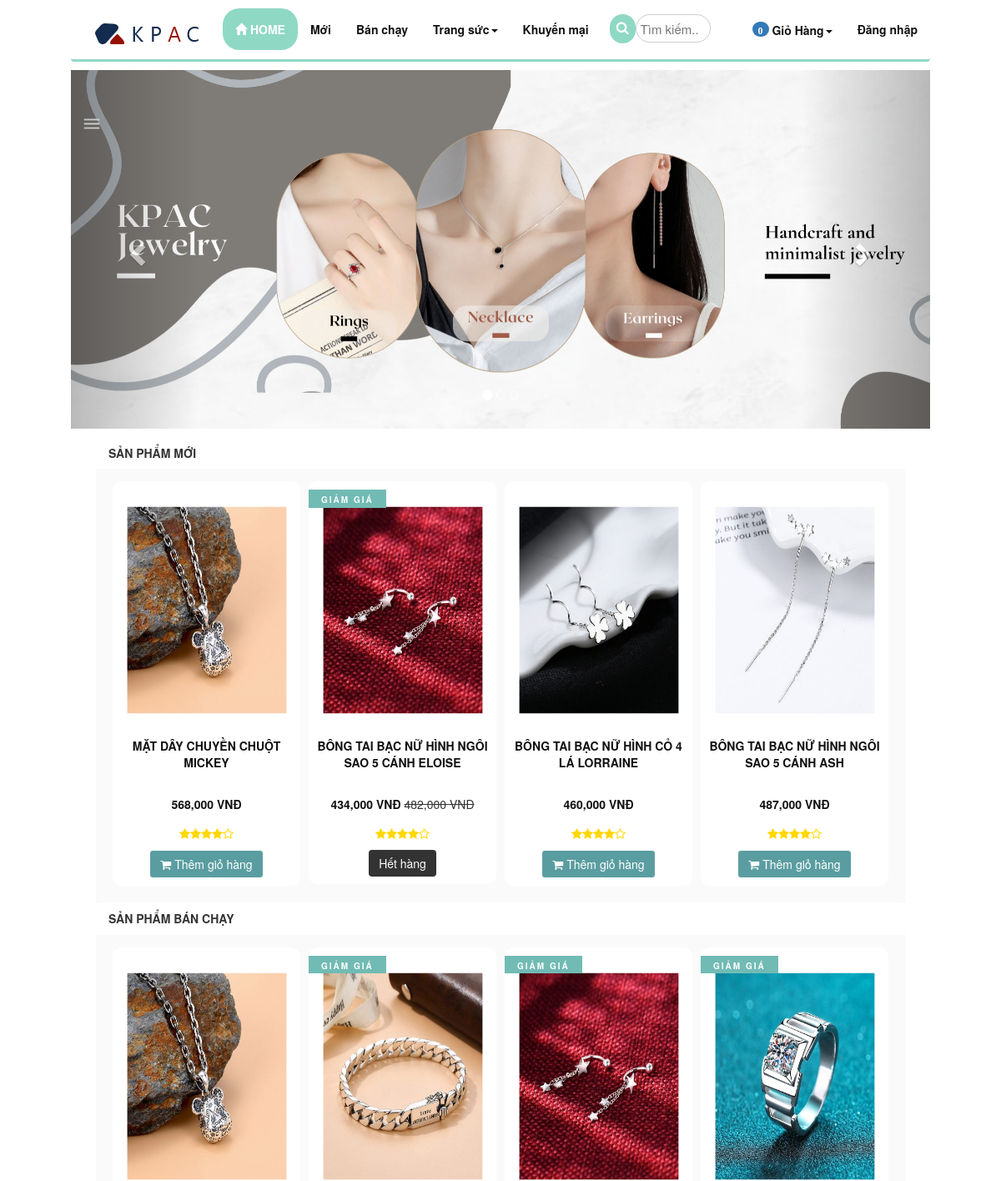
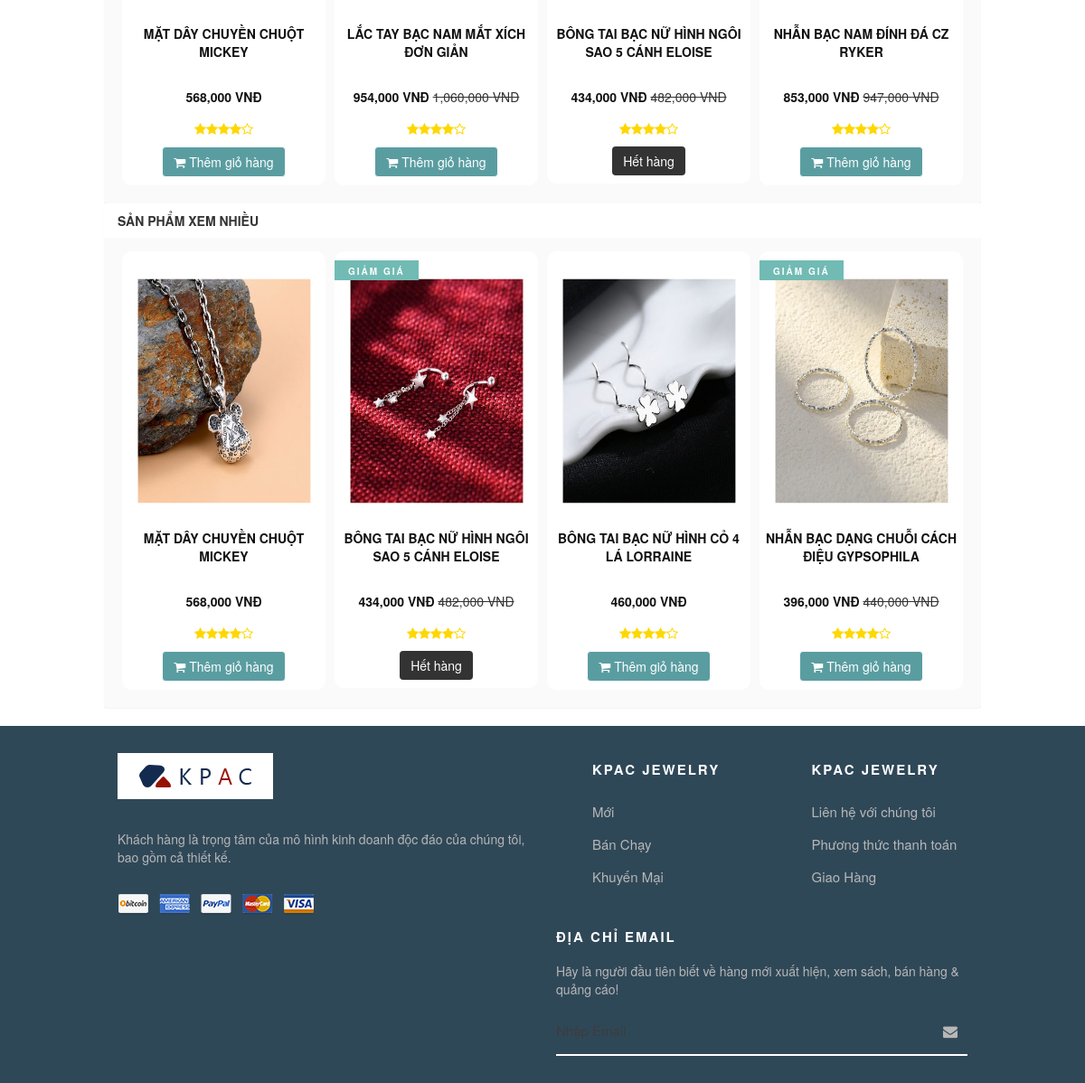
The page / on the database its author committed (2 pictures, top to bottom).
### tables this page shows
CREATE TABLE `slider` (
  `id` int(11) NOT NULL,
  `name` varchar(255) NOT NULL,
  `image_link` varchar(255) NOT NULL,
  `link` varchar(255) NOT NULL,
  `sort_order` int(11) NOT NULL,
  `created` datetime NOT NULL
);

CREATE TABLE `product` (
  `id` int(255) NOT NULL,
  `catalog_id` int(11) NOT NULL,
  `name` varchar(255) NOT NULL,
  `content` text NOT NULL,
  `price` decimal(15,2) NOT NULL DEFAULT 0.00,
  `discount` int(11) DEFAULT 0,
  `image_link` varchar(100) NOT NULL,
  `image_list` text NOT NULL,
  `view` int(11) NOT NULL DEFAULT 0,
  `buyed` int(255) NOT NULL,
  `rate_total` int(255) NOT NULL DEFAULT 4,
  `rate_count` int(255) NOT NULL DEFAULT 1,
  `created` int(11) NOT NULL
);

### application/controllers/Home.php (called while the page is built, shortened)
<?php
class Home extends MY_Controller {
	public function index()
	{
                $this->load->model('size_model');
		$this->load->model('slider_model');
                $this->load->model('sizedetail_model');
		$input = array();
		$input['order'] = array('sort_order', 'DESC');
		$slider = $this->slider_model->get_list($input);
		$this->data['slider']=$slider;
		$this->load->model('product_model');
		$input = array();
		$input['order'] = array('id', 'DESC');
		$input['limit'] = array('4','0');
		$new_product = $this->product_model->get_list($input);
		$this->data['new_product']=$new_product;
		$input['order'] = array('buyed', 'DESC');
		$input['limit'] = array('4','0');
		$hot_product = $this->product_model->get_list($input);
		$this->data['hot_product']=$hot_product;
		$input['order'] = array('view', 'DESC');
		$input['limit'] = array('4','0');
		$view_product = $this->product_model->get_list($input);
		$this->data['view_product']=$view_product;
		$this->data['temp']='site/home/index.php';
		$this->load->view('site/layout',$this->data);
	}
}

### index.php (called while the page is built, shortened)
<?php
require_once BASEPATH.'core/CodeIgniter.php';

### application/core/MY_Model.php (called while the page is built, shortened)
<?php if ( ! defined('BASEPATH')) exit('No direct script access allowed');
class MY_Model extends CI_Model {
    var $table = '';
    var $key = 'id';
    var $order = '';
    function query2($sql){
        $rows = $this->db->query($sql);
        return $rows->row();
    }
    function get_list($input = array())
    {
        $query = $this->db->get($this->table);
        return $query->result();
    }
    protected function get_list_set_input($input = array())
    {
        if ((isset($input['where'])) && $input['where'])
        {
            $this->db->where($input['where']);
        }
        if (isset($input['order'][0]) && isset($input['order'][1]))
        {
            $this->db->order_by($input['order'][0], $input['order'][1]);
        }
        else
        {
            $order = ($this->order == '') ? array($this->table.'.'.$this->key, 'desc') : $this->order;
            $this->db->order_by($order[0], $order[1]);
        }
        if (isset($input['limit'][0]) && isset($input['limit'][1]))
        {
            $this->db->limit($input['limit'][0], $input['limit'][1]);
        }
    }
}
?>

### application/helpers/common_helper.php (called while the page is built, shortened)
<?php
	function covert_vi_to_en($str)
	{
	    $unicode = array(
			'a'=>'á|à|ả|ã|ạ|ă|ắ|ặ|ằ|ẳ|ẵ|â|ấ|ầ|ẩ|ẫ|ậ',
			'd'=>'đ',
			'e'=>'é|è|ẻ|ẽ|ẹ|ê|ế|ề|ể|ễ|ệ',
			'i'=>'í|ì|ỉ|ĩ|ị',
			'o'=>'ó|ò|ỏ|õ|ọ|ô|ố|ồ|ổ|ỗ|ộ|ơ|ớ|ờ|ở|ỡ|ợ',
			'u'=>'ú|ù|ủ|ũ|ụ|ư|ứ|ừ|ử|ữ|ự',
			'y'=>'ý|ỳ|ỷ|ỹ|ỵ',
			'A'=>'Á|À|Ả|Ã|Ạ|Ă|Ắ|Ặ|Ằ|Ẳ|Ẵ|Â|Ấ|Ầ|Ẩ|Ẫ|Ậ',
			'D'=>'Đ',
			'E'=>'É|È|Ẻ|Ẽ|Ẹ|Ê|Ế|Ề|Ể|Ễ|Ệ',
			'I'=>'Í|Ì|Ỉ|Ĩ|Ị',
			'O'=>'Ó|Ò|Ỏ|Õ|Ọ|Ô|Ố|Ồ|Ổ|Ỗ|Ộ|Ơ|Ớ|Ờ|Ở|Ỡ|Ợ',
			'U'=>'Ú|Ù|Ủ|Ũ|Ụ|Ư|Ứ|Ừ|Ử|Ữ|Ự',
			'Y'=>'Ý|Ỳ|Ỷ|Ỹ|Ỵ',
			);
		foreach($unicode as $nonUnicode=>$uni) $str = preg_replace("/($uni)/i",$nonUnicode,$str);
		$str = trim($str);
		$str = str_replace(' ', '-', $str);
		$str = str_replace(',', '', $str);
		return $str;
	}
?>

### application/views/site/home/index.php (the view, shortened to what this page needs)
<div class="row" style="margin-top: 10px">
    <div class="panel panel-info">
        <div class="panel-heading">
            <h3 class="panel-title text-left"><a href="<?php echo base_url('product/news'); ?>" class='product_title'>Sản phẩm mới </a></h3>
        </div>
        <div class="panel-body">
            <div class="col-xs-12 col-sm-12 col-md-12 col-lg-12 clearpadding">
                    <?php
                    foreach ($new_product as $value) {
                        $name = covert_vi_to_en($value->name);
                        $name = strtolower($name);
                        ?>
                        <div class="col-xs-12 col-sm-6 col-md-3 col-lg-3 re-padding">
                            <div class="product_item">
                                <div class="product-image">
                                    <a href="<?php echo base_url($name . '-p' . $value->id); ?>"><img src="<?php echo base_url(); ?>upload/product/<?php echo $value->image_link; ?>" alt="" class=""></a>
                                </div>
                                <p class="product_name" ><a href="<?php echo base_url($name . '-p' . $value->id); ?>" ><?php echo $value->name; ?></a></p>
                                <?php
                                if ($value->discount > 0) {
                                    $new_price = $value->price - $value->discount;
                                    ?>
                                    <p><span class='price text-right'><?php echo number_format($new_price); ?> VNĐ</span> <del class="product-discount"><?php echo number_format($value->price); ?> VNĐ</del></p>
                                <?php } else { ?>
                                    <p><span class='price text-right'><?php echo number_format($value->price); ?> VNĐ</span></p>
                                <?php } ?>
                                <?php
                                if ($value->discount != 0)
                                    echo '<span class="label_pro">Giảm giá</span>';
                                ?>
                                <p>
                                    <?php $raty_tb = round($value->rate_total / $value->rate_count); ?>
                                    <?php
                                    $i2 = 1;
                                    for ($i2; $i2 <= $raty_tb; $i2++) {
                                        echo '<i class="fa fa-star" style="color:gold"></i>';
                                    }
                                    $i3 = 1;
                                    for ($i3; $i3 <= (5 - $raty_tb); $i3++) {
                                        echo '<i class="fa fa-star-o" style="color: gold"></i>';
                                    }
                                    ?>
                                </p>
                                <?php
                                $query_count = 'SELECT SUM(quantity) As totalproduct FROM sizedetail WHERE product_id = ' . $value->id;
                                $result = $this->sizedetail_model->query2($query_count);
                                $sl = $result->totalproduct;
                                if ($sl > 0) {
                                    ?>
                                    <a href="<?php echo base_url('cart/add/' . $value->id); ?>"><button class='btn btn-info'><span class="fa fa-shopping-cart" aria-hidden="true"></span> Thêm giỏ hàng</button></a>
                                <?php } else { ?>
                                    <a style="pointer-events: none;"><button style="pointer-events: none;background-color: #333;border: none " class='btn btn-info'>Hết hàng</button></a>
                                <?php } ?>
                            </div>
                        </div>
                    <?php } ?>
                </div>
        </div>
    </div>
</div>
<div class="row">
    <div class="panel panel-info">
        <div class="panel-heading">
            <h3 class="panel-title text-left"><a href="<?php echo base_url('ban-chay'); ?>" class='product_title'>Sản phẩm bán chạy</a></h3>
        </div>
        <div class="panel-body">
            <div class="col-xs-12 col-sm-12 col-md-12 col-lg-12 clearpadding">
                    <?php
                    foreach ($hot_product as $value) {
                        $name = covert_vi_to_en($value->name);
                        $name = strtolower($name);
                        ?>
                        <div class="col-xs-12 col-sm-6 col-md-3 col-lg-3 re-padding">
                            <div class="product_item">
                                <div class="product-image">
                                    <a href="<?php echo base_url($name . '-p' . $value->id); ?>"><img src="<?php echo base_url(); ?>upload/product/<?php echo $value->image_link; ?>" alt="" class=""></a>
                                </div>
                                <p class="product_name" ><a href="<?php echo base_url($name . '-p' . $value->id); ?>" ><?php echo $value->name; ?></a></p>
                                <?php
                                if ($value->discount > 0) {
                                    $new_price = $value->price - $value->discount;
                                    ?>
                                    <p><span class='price text-right'><?php echo number_format($new_price); ?> VNĐ</span> <del class="product-discount"><?php echo number_format($value->price); ?> VNĐ</del></p>
                                <?php } else { ?>
                                    <p><span class='price text-right'><?php echo number_format($value->price); ?> VNĐ</span></p>
                                <?php } ?>
                                <?php
                                if ($value->discount != 0)
                                    echo '<span class="label_pro">Giảm giá</span>';
                                ?>
                                <p>
                                    <?php $raty_tb = round($value->rate_total / $value->rate_count); ?>
                                    <?php
                                    $i2 = 1;
                                    for ($i2; $i2 <= $raty_tb; $i2++) {
                                        echo '<i class="fa fa-star" style="color:gold"></i>';
                                    }
                                    $i3 = 1;
                                    for ($i3; $i3 <= (5 - $raty_tb); $i3++) {
                                        echo '<i class="fa fa-star-o" style="color: gold"></i>';
                                    }
                                    ?>
                                </p>
                                <?php
                                $query_count = 'SELECT SUM(quantity) As totalproduct FROM sizedetail WHERE product_id = ' . $value->id;
                                $result = $this->sizedetail_model->query2($query_count);
                                $sl = $result->totalproduct;
                                if ($sl > 0) {
                                    ?>
                                    <a href="<?php echo base_url('cart/add/' . $value->id); ?>"><button class='btn btn-info'><span class="fa fa-shopping-cart" aria-hidden="true"></span> Thêm giỏ hàng</button></a>
                                <?php } else { ?>
                                    <a style="pointer-events: none;"><button style="pointer-events: none;background-color: #333;border: none " class='btn btn-info'>Hết hàng</button></a>
                                <?php } ?>
                            </div>
                        </div>
                    <?php } ?>
                </div>
        </div>
    </div>
</div>
<div class="row">
    <div class="panel panel-info">
        <div class="panel-heading">
            <h3 class="panel-title text-left"><a href="<?php echo base_url('product/views'); ?>" class='product_title'>Sản phẩm xem nhiều</a></h3>
        </div>
        <div class="panel-body">
            <div class="col-xs-12 col-sm-12 col-md-12 col-lg-12 clearpadding">
                    <?php
                    foreach ($view_product as $value) {
                        $name = covert_vi_to_en($value->name);
                        $name = strtolower($name);
                        ?>
                        <div class="col-xs-12 col-sm-6 col-md-3 col-lg-3 re-padding">
                            <div class="product_item">
                                <div class="product-image">
                                    <a href="<?php echo base_url($name . '-p' . $value->id); ?>"><img src="<?php echo base_url(); ?>upload/product/<?php echo $value->image_link; ?>" alt="" class=""></a>
                                </div>
                                <p class="product_name" ><a href="<?php echo base_url($name . '-p' . $value->id); ?>" ><?php echo $value->name; ?></a></p>
                                <?php
                                if ($value->discount > 0) {
                                    $new_price = $value->price - $value->discount;
                                    ?>
                                    <p><span class='price text-right'><?php echo number_format($new_price); ?> VNĐ</span> <del class="product-discount"><?php echo number_format($value->price); ?> VNĐ</del></p>
                                <?php } else { ?>
                                    <p><span class='price text-right'><?php echo number_format($value->price); ?> VNĐ</span></p>
                                <?php } ?>
                                <?php
                                if ($value->discount != 0)
                                    echo '<span class="label_pro">Giảm giá</span>';
                                ?>
                                <p>
                                    <?php $raty_tb = round($value->rate_total / $value->rate_count); ?>
                                    <?php
                                    $i2 = 1;
                                    for ($i2; $i2 <= $raty_tb; $i2++) {
                                        echo '<i class="fa fa-star" style="color:gold"></i>';
                                    }
                                    $i3 = 1;
                                    for ($i3; $i3 <= (5 - $raty_tb); $i3++) {
                                        echo '<i class="fa fa-star-o" style="color: gold"></i>';
                                    }
                                    ?>
                                </p>
                                <?php
                                $query_count = 'SELECT SUM(quantity) As totalproduct FROM sizedetail WHERE product_id = ' . $value->id;
                                $result = $this->sizedetail_model->query2($query_count);
                                $sl = $result->totalproduct;
                                if ($sl > 0) {
                                    ?>
                                    <a href="<?php echo base_url('cart/add/' . $value->id); ?>"><button class='btn btn-info'><span class="fa fa-shopping-cart" aria-hidden="true"></span> Thêm giỏ hàng</button></a>
                                <?php } else { ?>
                                    <a style="pointer-events: none;"><button style="pointer-events: none;background-color: #333;border: none " class='btn btn-info'>Hết hàng</button></a>
                                <?php } ?>
                            </div>
                        </div>
                    <?php } ?>
                </div>
        </div>
    </div>
</div>

### application/views/site/slider.php (shortened to what this page needs)
<div class="row">
			<div id="carousel-example-generic" class="carousel slide" data-ride="carousel">
			  <ol class="carousel-indicators">
			    <li data-target="#carousel-example-generic" data-slide-to="0" class="active"></li>
			    <li data-target="#carousel-example-generic" data-slide-to="1"></li>
			    <li data-target="#carousel-example-generic" data-slide-to="2"></li>
			  </ol>
			  <div class="carousel-inner" role="listbox">
			  <?php foreach ($slider as  $value) { ?>
			  	<div class="item <?php if($value->sort_order=='1') echo 'active'; ?>">
			      <a href="<?php echo $value->link; ?>"><img src="<?php echo base_url(); ?>/upload/slider/<?php echo $value->image_link; ?>" alt="..."></a>
			      <div class="carousel-caption">
			      </div>
			    </div>
			  <?php } ?>
			  </div>
			  <a class="left carousel-control" href="#carousel-example-generic" role="button" data-slide="prev">
			    <span class="glyphicon glyphicon-chevron-left" aria-hidden="true"></span>
			  </a>
			  <a class="right carousel-control" href="#carousel-example-generic" role="button" data-slide="next">
			    <span class="glyphicon glyphicon-chevron-right" aria-hidden="true"></span>
			  </a>
		   </div>
		</div>

### rows shown on the page
slider: image_link (picture)
product: image_link (picture), name "MẶT DÂY CHUYỀN CHUỘT MICKEY", price "568,000", rate_count 1 (drawn)
product: image_link (picture), name "BÔNG TAI BẠC NỮ HÌNH NGÔI SAO 5 CÁNH ELOISE", new_price "434,000", price "482,000", shows "GIẢM GIÁ", rate_count 1 (drawn), shows "Hết hàng"
product: image_link (picture), name "BÔNG TAI BẠC NỮ HÌNH CỎ 4 LÁ LORRAINE", price "460,000", rate_count 1 (drawn)
product: image_link (picture), name "BÔNG TAI BẠC NỮ HÌNH NGÔI SAO 5 CÁNH ASH", price "487,000", rate_total 4 (drawn)
product: image_link (picture), name "LẮC TAY BẠC NAM MẮT XÍCH ĐƠN GIẢN", new_price "954,000", price "1,060,000", shows "GIẢM GIÁ", rate_total 4 (drawn)
product: image_link (picture), name "NHẪN BẠC NAM ĐÍNH ĐÁ CZ RYKER", new_price "853,000", price "947,000", shows "GIẢM GIÁ", rate_total 4 (drawn)
product: image_link (picture), name "NHẪN BẠC DẠNG CHUỖI CÁCH ĐIỆU GYPSOPHILA", new_price "396,000", price "440,000", shows "GIẢM GIÁ", rate_total 4 (drawn)

### other values the page prints
$total_items "0"
